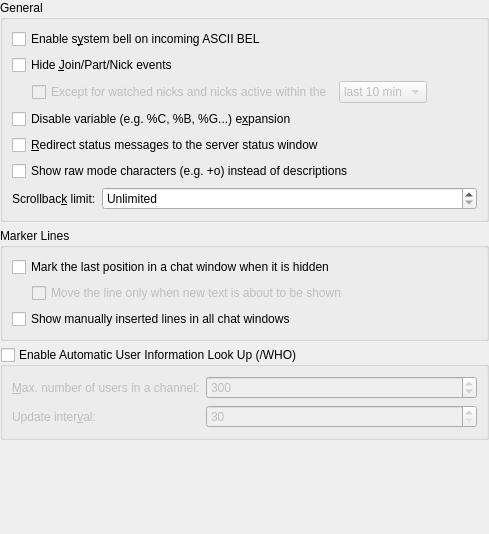
<?xml version="1.0" encoding="UTF-8"?>
<ui version="4.0">
 <class>ChatwindowBehaviour_Config</class>
 <widget class="QWidget" name="ChatwindowBehaviour_Config">
  <property name="geometry">
   <rect>
    <x>0</x>
    <y>0</y>
    <width>489</width>
    <height>534</height>
   </rect>
  </property>
  <layout class="QVBoxLayout" name="verticalLayout_2">
   <property name="leftMargin">
    <number>0</number>
   </property>
   <property name="topMargin">
    <number>0</number>
   </property>
   <property name="rightMargin">
    <number>0</number>
   </property>
   <property name="bottomMargin">
    <number>0</number>
   </property>
   <item>
    <widget class="QGroupBox" name="groupBox3">
     <property name="title">
      <string>General</string>
     </property>
     <layout class="QFormLayout" name="formLayout_2">
      <item row="0" column="0" colspan="2">
       <widget class="QCheckBox" name="kcfg_Beep">
        <property name="whatsThis">
         <string>Sounds the system bell when you receive an ASCII BEL (0x07) control character</string>
        </property>
        <property name="text">
         <string>Enable s&amp;ystem bell on incoming ASCII BEL</string>
        </property>
       </widget>
      </item>
      <item row="2" column="0" colspan="2">
       <widget class="QCheckBox" name="kcfg_HideUnimportantEvents">
        <property name="text">
         <string>Hide &amp;Join/Part/Nick events</string>
        </property>
       </widget>
      </item>
      <item row="6" column="0" colspan="2">
       <widget class="QCheckBox" name="kcfg_DisableExpansion">
        <property name="whatsThis">
         <string>Do not expand variables when sending text to the server. A variable starts with '%'; for example, %B will expand to the characters needed to make a text bold.</string>
        </property>
        <property name="text">
         <string>Disable variable (e.g. %C, %B, %G...) e&amp;xpansion</string>
        </property>
       </widget>
      </item>
      <item row="8" column="0" colspan="2">
       <widget class="QCheckBox" name="kcfg_RedirectServerAndAppMsgToStatusPane">
        <property name="text">
         <string>&amp;Redirect status messages to the server status window</string>
        </property>
       </widget>
      </item>
      <item row="10" column="0" colspan="2">
       <widget class="QCheckBox" name="kcfg_UseLiteralModes">
        <property name="whatsThis">
         <string>Keep channel mode string as a combination of characters instead of translating them into human readable words. E.g. '*** Channel modes: no messages from outside' will become '*** Channel modes: n'</string>
        </property>
        <property name="text">
         <string>Show raw mode characters (e.g. +o) instead of descriptions</string>
        </property>
       </widget>
      </item>
      <item row="11" column="1">
       <widget class="KPluralHandlingSpinBox" name="kcfg_ScrollbackMax">
        <property name="minimumSize">
         <size>
          <width>120</width>
          <height>0</height>
         </size>
        </property>
        <property name="whatsThis">
         <string>How many lines to keep in buffers, 0 = unlimited</string>
        </property>
        <property name="specialValueText">
         <string>Unlimited</string>
        </property>
        <property name="maximum">
         <number>10000</number>
        </property>
       </widget>
      </item>
      <item row="11" column="0">
       <widget class="QLabel" name="textLabel1">
        <property name="whatsThis">
         <string>How many lines to keep in buffers, 0 = unlimited</string>
        </property>
        <property name="text">
         <string>Scrollbac&amp;k limit:</string>
        </property>
        <property name="wordWrap">
         <bool>false</bool>
        </property>
        <property name="buddy">
         <cstring>kcfg_ScrollbackMax</cstring>
        </property>
       </widget>
      </item>
      <item row="3" column="0" colspan="2">
       <layout class="QHBoxLayout" name="horizontalLayout">
        <item>
         <spacer name="indentHideUnimportantEventsExcludeActiveSpacer">
          <property name="orientation">
           <enum>Qt::Horizontal</enum>
          </property>
          <property name="sizeType">
           <enum>QSizePolicy::Fixed</enum>
          </property>
          <property name="sizeHint" stdset="0">
           <size>
            <width>20</width>
            <height>0</height>
           </size>
          </property>
         </spacer>
        </item>
        <item>
         <widget class="QCheckBox" name="kcfg_HideUnimportantEventsExcludeActive">
          <property name="enabled">
           <bool>false</bool>
          </property>
          <property name="whatsThis">
           <string>If checked, only events concerning active and watched nicks will be displayed.</string>
          </property>
          <property name="text">
           <string>Except for watched nicks and nicks active within the</string>
          </property>
         </widget>
        </item>
        <item>
         <widget class="QComboBox" name="kcfg_HideUnimportantEventsExcludeActiveThreshold">
          <property name="enabled">
           <bool>false</bool>
          </property>
          <property name="sizePolicy">
           <sizepolicy hsizetype="Minimum" vsizetype="Fixed">
            <horstretch>0</horstretch>
            <verstretch>0</verstretch>
           </sizepolicy>
          </property>
          <item>
           <property name="text">
            <string comment="Is prefaced with: Except for watched nicks and nicks active within the">last 10 min</string>
           </property>
          </item>
          <item>
           <property name="text">
            <string comment="Is prefaced with: Except for watched nicks and nicks active within the">last hour</string>
           </property>
          </item>
          <item>
           <property name="text">
            <string comment="Is prefaced with: Except for watched nicks and nicks active within the">last day</string>
           </property>
          </item>
          <item>
           <property name="text">
            <string comment="Is prefaced with: Except for watched nicks and nicks active within the">last week</string>
           </property>
          </item>
         </widget>
        </item>
        <item>
         <spacer name="horizontalSpacer_2">
          <property name="orientation">
           <enum>Qt::Horizontal</enum>
          </property>
          <property name="sizeHint">
           <size>
            <width>40</width>
            <height>0</height>
           </size>
          </property>
         </spacer>
        </item>
       </layout>
      </item>
     </layout>
    </widget>
   </item>
   <item>
    <widget class="QGroupBox" name="groupBox3_2">
     <property name="title">
      <string>Marker Lines</string>
     </property>
     <layout class="QVBoxLayout" name="verticalLayout">
      <item>
       <widget class="QCheckBox" name="kcfg_AutomaticRememberLine">
        <property name="whatsThis">
         <string>Inserts a remember line into the chat window when you switch to another chat window or minimize the application.</string>
        </property>
        <property name="text">
         <string>Mark the last position in a chat window when it is hidden</string>
        </property>
        <property name="shortcut">
         <string/>
        </property>
       </widget>
      </item>
      <item>
       <layout class="QHBoxLayout" name="horizontalLayout_2">
        <item>
         <spacer name="indentAutomaticRememberLineOnlyOnTextChangeSpacer">
          <property name="orientation">
           <enum>Qt::Horizontal</enum>
          </property>
          <property name="sizeType">
           <enum>QSizePolicy::Fixed</enum>
          </property>
          <property name="sizeHint">
           <size>
            <width>20</width>
            <height>0</height>
           </size>
          </property>
         </spacer>
        </item>
        <item>
         <widget class="QCheckBox" name="kcfg_AutomaticRememberLineOnlyOnTextChange">
          <property name="enabled">
           <bool>false</bool>
          </property>
          <property name="text">
           <string>Move the line only when new text is about to be shown</string>
          </property>
         </widget>
        </item>
       </layout>
      </item>
      <item>
       <widget class="QCheckBox" name="kcfg_MarkerLineInAllViews">
        <property name="text">
         <string>Show manually inserted lines in all chat windows</string>
        </property>
       </widget>
      </item>
     </layout>
    </widget>
   </item>
   <item>
    <widget class="QGroupBox" name="kcfg_AutoWhoContinuousEnabled">
     <property name="title">
      <string>Enable Automatic User Information Look Up (/WHO)</string>
     </property>
     <property name="checkable">
      <bool>true</bool>
     </property>
     <property name="checked">
      <bool>false</bool>
     </property>
     <layout class="QFormLayout" name="gridLayout">
      <item row="0" column="0">
       <widget class="QLabel" name="textLabel2">
        <property name="text">
         <string>&amp;Max. number of users in a channel:</string>
        </property>
        <property name="wordWrap">
         <bool>false</bool>
        </property>
        <property name="buddy">
         <cstring>kcfg_AutoWhoNicksLimit</cstring>
        </property>
       </widget>
      </item>
      <item row="0" column="1">
       <widget class="KPluralHandlingSpinBox" name="kcfg_AutoWhoNicksLimit">
        <property name="minimumSize">
         <size>
          <width>140</width>
          <height>0</height>
         </size>
        </property>
        <property name="minimum">
         <number>0</number>
        </property>
        <property name="maximum">
         <number>1000</number>
        </property>
        <property name="value">
         <number>300</number>
        </property>
       </widget>
      </item>
      <item row="1" column="0">
       <widget class="QLabel" name="whoIntervalLbl">
        <property name="text">
         <string>Update inter&amp;val:</string>
        </property>
        <property name="wordWrap">
         <bool>false</bool>
        </property>
        <property name="buddy">
         <cstring>kcfg_AutoWhoContinuousInterval</cstring>
        </property>
       </widget>
      </item>
      <item row="1" column="1">
       <widget class="KPluralHandlingSpinBox" name="kcfg_AutoWhoContinuousInterval">
        <property name="enabled">
         <bool>false</bool>
        </property>
        <property name="minimumSize">
         <size>
          <width>140</width>
          <height>0</height>
         </size>
        </property>
        <property name="prefix">
         <string/>
        </property>
        <property name="minimum">
         <number>30</number>
        </property>
        <property name="maximum">
         <number>1000</number>
        </property>
       </widget>
      </item>
     </layout>
    </widget>
   </item>
   <item>
    <spacer name="spacer6">
     <property name="orientation">
      <enum>Qt::Vertical</enum>
     </property>
     <property name="sizeType">
      <enum>QSizePolicy::Expanding</enum>
     </property>
     <property name="sizeHint" stdset="0">
      <size>
       <width>41</width>
       <height>20</height>
      </size>
     </property>
    </spacer>
   </item>
  </layout>
 </widget>
 <customwidgets>
  <customwidget>
   <class>KPluralHandlingSpinBox</class>
   <extends>QSpinBox</extends>
   <header>kpluralhandlingspinbox.h</header>
  </customwidget>
 </customwidgets>
 <tabstops>
  <tabstop>kcfg_Beep</tabstop>
  <tabstop>kcfg_HideUnimportantEvents</tabstop>
  <tabstop>kcfg_HideUnimportantEventsExcludeActive</tabstop>
  <tabstop>kcfg_HideUnimportantEventsExcludeActiveThreshold</tabstop>
  <tabstop>kcfg_DisableExpansion</tabstop>
  <tabstop>kcfg_RedirectServerAndAppMsgToStatusPane</tabstop>
  <tabstop>kcfg_UseLiteralModes</tabstop>
  <tabstop>kcfg_ScrollbackMax</tabstop>
  <tabstop>kcfg_AutomaticRememberLine</tabstop>
  <tabstop>kcfg_AutomaticRememberLineOnlyOnTextChange</tabstop>
  <tabstop>kcfg_MarkerLineInAllViews</tabstop>
  <tabstop>kcfg_AutoWhoContinuousEnabled</tabstop>
  <tabstop>kcfg_AutoWhoNicksLimit</tabstop>
  <tabstop>kcfg_AutoWhoContinuousInterval</tabstop>
 </tabstops>
 <resources/>
 <connections>
  <connection>
   <sender>kcfg_AutoWhoContinuousEnabled</sender>
   <signal>toggled(bool)</signal>
   <receiver>kcfg_AutoWhoContinuousInterval</receiver>
   <slot>setEnabled(bool)</slot>
   <hints>
    <hint type="sourcelabel">
     <x>20</x>
     <y>20</y>
    </hint>
    <hint type="destinationlabel">
     <x>20</x>
     <y>20</y>
    </hint>
   </hints>
  </connection>
  <connection>
   <sender>kcfg_AutomaticRememberLine</sender>
   <signal>toggled(bool)</signal>
   <receiver>kcfg_AutomaticRememberLineOnlyOnTextChange</receiver>
   <slot>setEnabled(bool)</slot>
   <hints>
    <hint type="sourcelabel">
     <x>20</x>
     <y>20</y>
    </hint>
    <hint type="destinationlabel">
     <x>20</x>
     <y>20</y>
    </hint>
   </hints>
  </connection>
  <connection>
   <sender>kcfg_HideUnimportantEvents</sender>
   <signal>toggled(bool)</signal>
   <receiver>kcfg_HideUnimportantEventsExcludeActive</receiver>
   <slot>setEnabled(bool)</slot>
   <hints>
    <hint type="sourcelabel">
     <x>228</x>
     <y>65</y>
    </hint>
    <hint type="destinationlabel">
     <x>238</x>
     <y>91</y>
    </hint>
   </hints>
  </connection>
  <connection>
   <sender>kcfg_HideUnimportantEvents</sender>
   <signal>toggled(bool)</signal>
   <receiver>kcfg_HideUnimportantEventsExcludeActiveThreshold</receiver>
   <slot>setEnabled(bool)</slot>
   <hints>
    <hint type="sourcelabel">
     <x>232</x>
     <y>65</y>
    </hint>
    <hint type="destinationlabel">
     <x>401</x>
     <y>92</y>
    </hint>
   </hints>
  </connection>
 </connections>
</ui>
